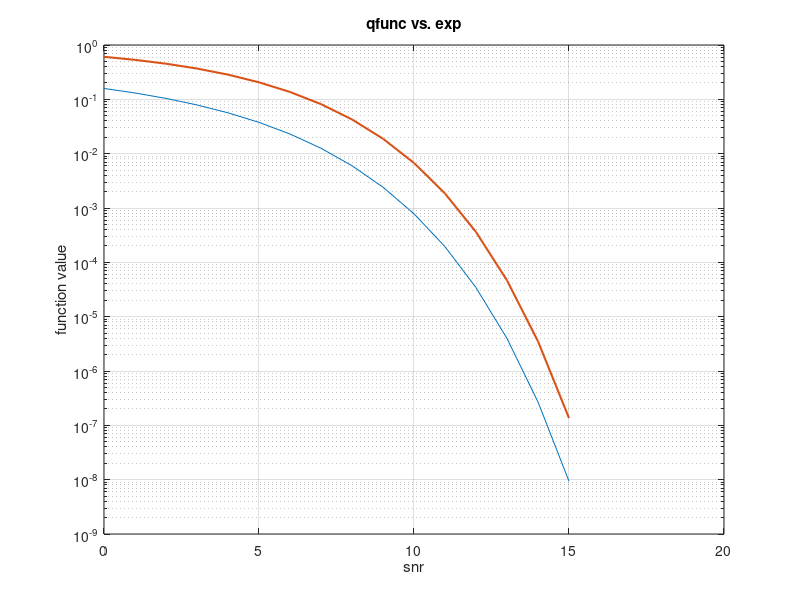

The MATLAB source for this figure:
% qvsexp
snr_dB=0:15;
snr=10.^(snr_dB/10);
y1=qfunc(sqrt(snr));
y2=exp(-snr/2);
semilogy(snr_dB,y1,snr_dB,y2,'linewidth',1.5)
title 'qfunc vs. exp'
xlabel 'snr'
ylabel 'function value'
grid
